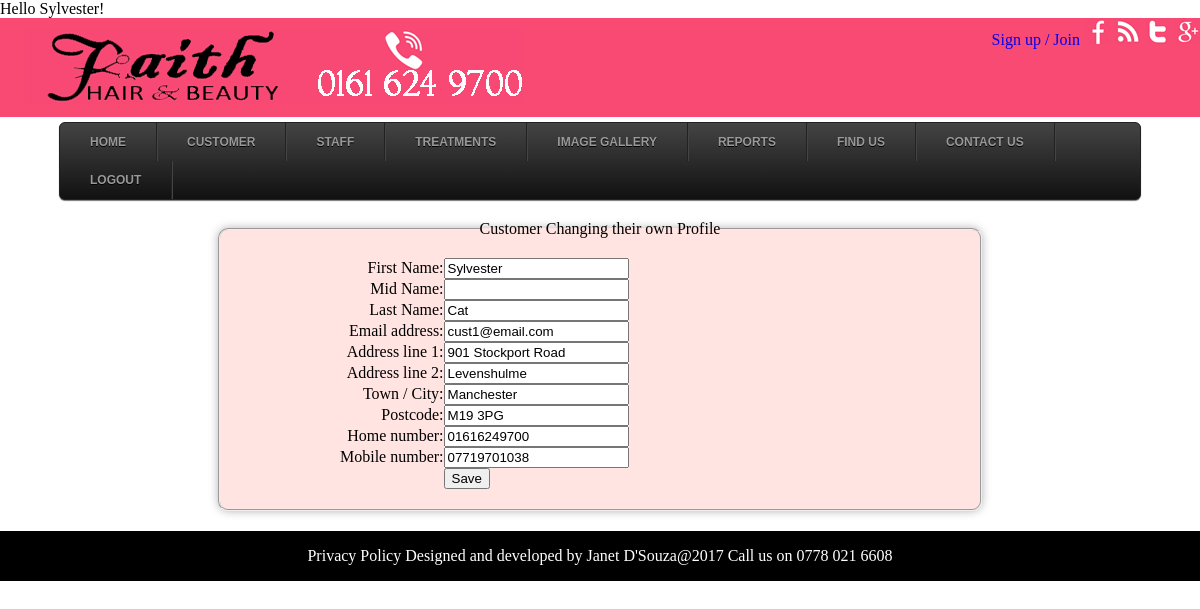
The app's page /public/changeOwnProfile.php (signed in) with its own data.
### tables this page shows
CREATE TABLE faith_customer (
customer_Id INT(10) NOT NULL AUTO_INCREMENT,
cust_FName varchar(25) NOT NULL,
cust_MName varchar(25),
cust_LName varchar(50) NOT NULL,
cust_DOB Date,
cust_Email varchar(50) NOT NULL,
cust_Address1 varchar(50) NOT NULL,
cust_Address2 varchar(50),
cust_Town varchar(25) NOT NULL,
cust_Postcode varchar(15) NOT NULL,
cust_Homephone varchar(15),
cust_Mobilephone varchar(15),
cust_Personal_Info varchar(250),
cust_Password varchar(50) NOT NULL,
CONSTRAINT customer_ID_PK PRIMARY KEY (customer_Id),
CONSTRAINT cust_Email_UQ UNIQUE (cust_Email)
);

### public/changeOwnProfile.php (the view, shortened to what this page needs)
<?php
	require_once ("../includes/session.php");
	require_once ("../includes/functions.php");
	include ("../includes/layouts/header.php");
	$email = $_SESSION['email'];
	if ($email == '')
	{
		$error = 'ERROR: Please fill in email !';
	}
	else
	{
 		$query = "SELECT * FROM faith_customer WHERE cust_email = '" . $email ."';";
		$results=@mysqli_query($connection,$query);
		$num_rows = mysqli_num_rows($results);
	}
?>
<div id="main">
<?php
	if ($results) {
		if ($num_rows > 0) {
				while ($row = mysqli_fetch_array($results, MYSQLI_ASSOC))
				{ ?>
					<form name="update" method="Post" action="changeProfile.php">
						<fieldset>
							<legend>Customer Changing their own  Profile</legend>
						<table cellspacing="30" style="margin-left:100">
							<tr><td align="right"><p class="label">First Name:</td><td>
		 					<input type="text" 		name="cust_FName" 		value="<?php echo $row['cust_FName'] ?>" /></p></td></tr>
							<tr><td align="right"><p class="label">Mid Name:</td><td>
		 					<input type="text" 		name="cust_MName" 		value="<?php echo $row['cust_MName'] ?>" /></p></td></tr>
		 					<tr><td align="right"><p class="label">Last Name:</td><td>
							<input type="text" 		name="cust_LName" 		value="<?php echo $row['cust_LName']?>" /></p></td></tr>
							<tr><td align="right"><p class="label">Email address:</td><td>
							<input type="email" 	name="cust_Email" 		value="<?php echo $row['cust_Email']?>" /></p></td></tr>
							<tr><td align="right"><p class="label">Address line 1:</td><td>
							<input type="text" 		name="cust_Address1"		value="<?php echo $row['cust_Address1']?>" /></p></td></tr>
							<tr><td align="right"><p class="label">Address line 2:</td><td>
							<input type="text" 		name="cust_Address2"		value="<?php echo $row['cust_Address2']?>" /></p></td></tr>
							<tr><td align="right"><p class="label">Town / City:</td><td>
							<input type="text" 		name="cust_Town" 		value="<?php echo $row['cust_Town']?>" /></p></td></tr>
							<tr><td align="right"><p class="label">Postcode:</td><td>
							<input type="text" 		name="cust_Postcode" 	value="<?php echo $row['cust_Postcode']?>" /></p></td></tr>
							<tr><td align="right"><p class="label">Home number:</td><td>
							<input type="text" 		name="cust_Homephone" 	value="<?php echo $row['cust_Homephone']?>" /></p></td></tr>
							<tr><td align="right"><p class="label">Mobile number:</td><td>
							<input type="text" 		name="cust_Mobilephone" 	value="<?php echo $row['cust_Mobilephone']?>" /></p></td></tr>
							<tr><td align="right"></td><td><p><input type="submit" value="Save"></p></td></tr>
						</table>
						</fieldset>
					</form>
		<?php	}
			}
			else
			{
				echo '<p class="error">This customer does not exist.</p>';
			}
		}
		else
		{
			echo '<h3 class="error">System Error</h3>
			<p class="error">customer information could not be retrieved.</p>';
		}
?>
</div>
<?php
	include ("../includes/layouts/footer.php");
?>

### public/stylesheets/menu.css (style rules this page uses)
html,body,div,span,applet,object,iframe,h1,h2,h3,h4,h5,h6,p,blockquote,pre,a,abbr,acronym,address,big,cite,code,del,dfn,em,img,ins,kbd,q,s,samp,small,strike,strong,sub,sup,tt,var,b,u,i,dl,dt,dd,ol,nav ul,nav li,fieldset,form,label,legend,table,caption,tbody,tfoot,thead,tr,th,td,article,aside,canvas,details,embed,figure,figcaption,header,hgroup,menu,nav,output,ruby,section,summary,time,mark,audio,video { margin:0;padding:0;border:0;font-size:100%;font:inherit;vertical-align:baseline; }
body { font-family:Arial, Helvetica, sans-serif; background:#fff; }

### public/stylesheets/style.css (style rules this page uses)
html,body,div,span,applet,object,iframe,h1,h2,h3,h4,h5,h6,p,blockquote,pre,a,abbr,acronym,address,big,cite,code,del,dfn,em,img,ins,kbd,q,s,samp,small,strike,strong,sub,sup,tt,var,b,u,i,dl,dt,dd,ol,nav ul,nav li,fieldset,form,label,legend,table,caption,tbody,tfoot,thead,tr,th,td,article,aside,canvas,details,embed,figure,figcaption,footer,header,hgroup,menu,nav,output,ruby,section,summary,time,mark,audio,video { margin:0;padding:0;border:0;font-size:100%;font:inherit;vertical-align:baseline; }
body { background:#fff; }
fieldset { border-radius: 10px; background: #ffe4e1; margin: 20px auto; text-align:center; display:block; padding: 20px; box-shadow: 0 0 10px rgba(0, 0, 0, .3); width:60%; border: 2px groove; }
table { border-collapse:collapse;border-spacing:0; }

### records on screen
faith_customer: cust_FName "Sylvester", cust_LName "Cat", cust_Email "cust1@email.com", cust_Address1 "901 Stockport Road", cust_Address2 "Levenshulme", cust_Town "Manchester", cust_Postcode "M19 3PG", cust_Homephone "01616249700", cust_Mobilephone "07719701038"

### other values on screen
$_SESSION['first_name'] "Sylvester"
